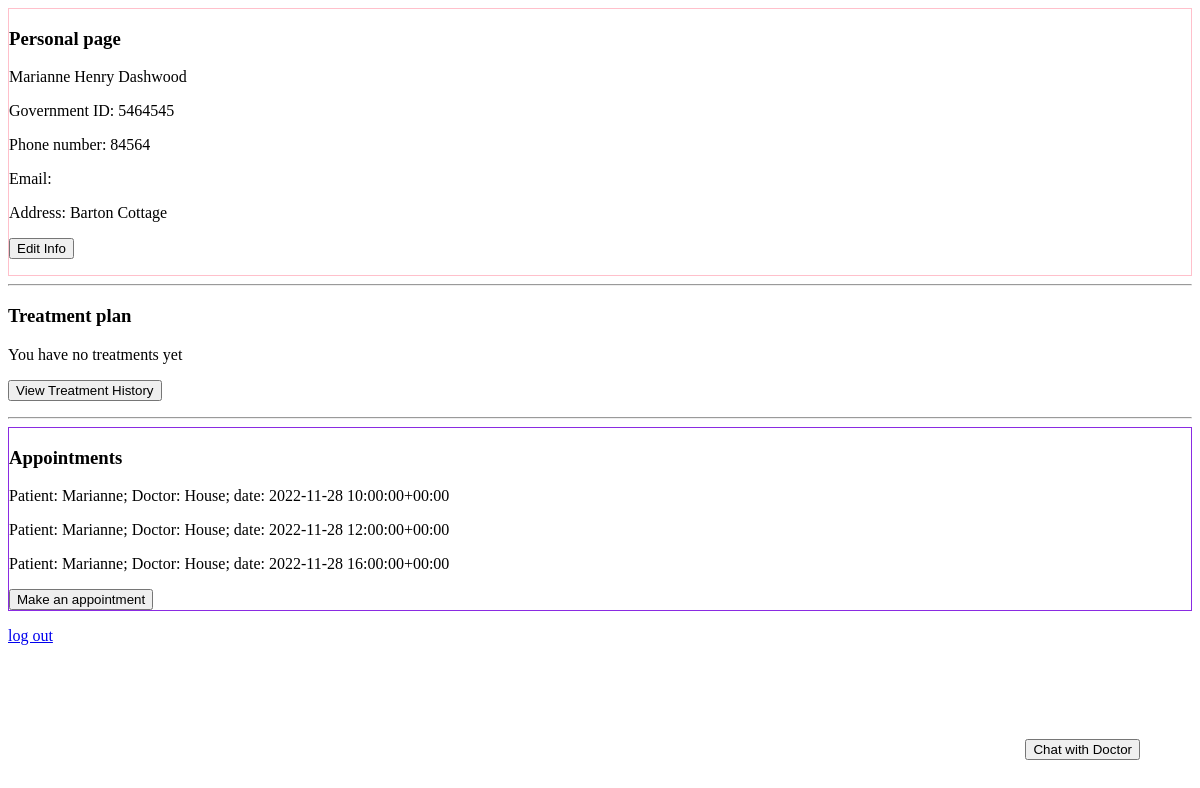
/users/personal (signed in), run on the app's committed database.
### users/models.py (models this page shows, shortened)
class User(AbstractUser):
    name = models.CharField(max_length=30)
    surname = models.CharField(max_length=30)

class Patient(models.Model):
    user = models.OneToOneField(User, on_delete=models.CASCADE, primary_key=True)
    date_of_birth = models.DateField(blank=True)
    IIN = models.IntegerField(max_length=12, blank=True)
    gov_id = models.IntegerField(max_length=12,blank=True)
    name = models.CharField(max_length=50, blank=True)
    surname = models.CharField(max_length=50, blank=True)
    middle_name = models.CharField(max_length=50, blank=True)
    blood_group = models.CharField(max_length=2, blank=True, choices=blood_group_choices)
    contact_close = models.CharField(max_length=11,blank=True)
    phone_number = models.CharField(max_length=11,blank=True)
    address = models.CharField(max_length=50, blank=True)
    marital_status = models.CharField(max_length=10, blank=True, choices = marital_status_choices)
    registration_date = models.DateField(default = datetime.today())
    assigned_doctor = models.ForeignKey(Doctor, related_name='assigned_patients', on_delete=models.PROTECT, default = Doctor.objects.get(surname="House").pk) #why added pk?

class Appointment(models.Model):
    patient = models.ForeignKey(Patient, on_delete=models.CASCADE, related_name='appointments')
    doctor = models.ForeignKey(Doctor, on_delete=models.CASCADE, related_name='appointments')
    medical_service = models.CharField(max_length = 50)
    date = models.DateTimeField()
    def __str__(self):
        return f"Patient: {self.patient.name}; Doctor: {self.doctor.surname}; date: {self.date}"

class Doctor(models.Model):
    user = models.OneToOneField(User, on_delete=models.CASCADE, primary_key=True)
    date_of_birth = models.DateField(blank=True)
    IIN = models.IntegerField(max_length=12, blank=True)
    gov_id = models.IntegerField(max_length=12,blank=True)
    name = models.CharField(max_length=50, blank=True)
    surname = models.CharField(max_length=50, blank=True)
    middle_name = models.CharField(max_length=50, blank=True)
    phone_number = models.CharField(max_length=11,blank=True)
    department_ID = models.IntegerField(max_length=6, blank=True)
    spec = models.ForeignKey(Specialization, on_delete = models.SET_NULL, blank = True, null = True)
    experience = models.CharField(max_length=2, blank=True)
    photo = models.ImageField(upload_to='images', blank=True)
    category=models.CharField(max_length=10, blank=True)
    appointment_price = models.CharField(max_length = 7, blank=True)
    education = models.CharField(max_length=30, blank=True)
    rating = models.IntegerField(max_length = 2, blank=True)
    address = models.CharField(max_length = 30, blank=True)
    homepage = models.URLField(blank=True)
    def __str__(self):
        return f"Doctor {str(self.user)}"

### users/views.py (the view, shortened to what this page needs)
# urls.py: path('personal', views.personal, name='personal'),
@login_required
def personal(request):
    user = request.user
    if is_patient(user):
        if not user.patient.chatrooms.first():
            Chatrooms.objects.create(patient = user.patient, doctor = user.patient.assigned_doctor)
        return render(request, 'users/patient_page.html')
    elif is_doctor(user):
        return render(request, 'users/doctor_page.html')
    elif is_admin(user):
        patients = Patient.objects.all()
        doctors = Doctor.objects.all()
        return render(request, 'users/admin_page.html', {
            'patients' : patients, 'doctors' : doctors
        })
    return HttpResponseRedirect(reverse('admin:index'))

### users/views.py (called while the page is built)
def is_patient(user):
    return user.groups.filter(name='Patient').exists()

### users/templates/users/patient_page.html (shortened to what this page needs)
{% extends 'users/layout.html' %}
{%block body%}
    <div style="border: 1px solid pink">
        <h3>Personal page</h3>
        <p>{{request.user.patient.name}} {{request.user.patient.middle_name}} {{request.user.patient.surname}} </p>
        <p>Government ID: {{request.user.patient.gov_id}}</p>
        <p>Phone number: {{request.user.patient.phone_number}} </p>
        <p>Email: {{request.user.patient.email}} </p>
        <p>Address: {{request.user.patient.address}} </p>
        <button onclick="show_popup()">Edit Info</button>
    </div>
    <hr>
    <div>
        <h3>Treatment plan</h3>
        {%for treatment in request.user.patient.treatments.all|dictsortreversed:"date"%}
            <div style="border: 1px solid red">
                {%if forloop.counter == 1%}
                    <p>Description: {{treatment.description}}</p>
                    <p>Medicaments: {{treatment.medicaments}}</p>
                    <p>Date: {{treatment.date}}</p>
                {%endif%}
            </div>
        {%empty%}
            You have no treatments yet
        {% endfor %}
        <p><button onclick="show_treatment_history()">View Treatment History</button></p>
    </div>
    <hr>
    <div style="border: 1px solid blueviolet">
            <h3>Appointments</h3>
            {% for appointment in user.patient.appointments.all|dictsort:"date" %}
                <p>{{appointment}}</p>
            {% empty %}
                <p><i>There are no appointments yet</i></p>
            {% endfor %}
        <form action="{% url 'search_appointment' %}"><input type="submit" value="Make an appointment"></form>
    </div>
        <p><a href="{% url 'logout' %}">log out</a></p>
    <button id="chat_button" onclick="chat()">Chat with Doctor</button>
{% endblock %}

### users/templates/users/patient_page.html (style rules this page uses)
#chat_button { position: fixed; bottom: 5%; right: 5%; }

### data on the page
User: user.patient.name "Marianne", user.patient.middle_name "Henry", user.patient.surname "Dashwood", user.patient.gov_id "5464545", user.patient.phone_number "84564", user.patient.address "Barton Cottage"
Appointment: patient+doctor+date "Patient: Marianne; Doctor: House; date: 2022-11-28 10:00:00+00:00"
Appointment: patient+doctor+date "Patient: Marianne; Doctor: House; date: 2022-11-28 12:00:00+00:00"
Appointment: patient+doctor+date "Patient: Marianne; Doctor: House; date: 2022-11-28 16:00:00+00:00"
